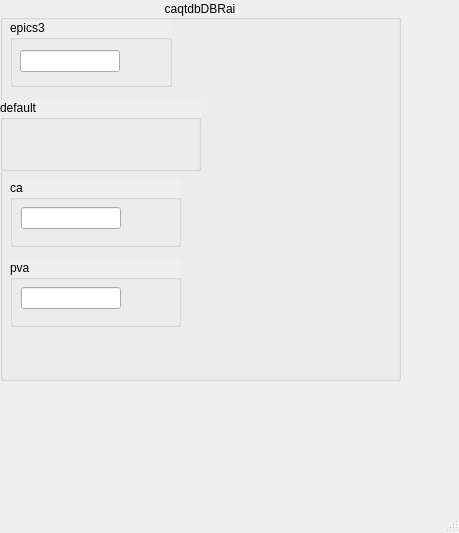
<?xml version="1.0" encoding="UTF-8"?>
<ui version="4.0">
 <class>MainWindow</class>
 <widget class="QMainWindow" name="MainWindow">
  <property name="geometry">
   <rect>
    <x>0</x>
    <y>0</y>
    <width>459</width>
    <height>533</height>
   </rect>
  </property>
  <property name="windowTitle">
   <string>MainWindow</string>
  </property>
  <widget class="QWidget" name="centralwidget">
   <widget class="QGroupBox" name="groupBox_8">
    <property name="geometry">
     <rect>
      <x>0</x>
      <y>0</y>
      <width>401</width>
      <height>381</height>
     </rect>
    </property>
    <property name="autoFillBackground">
     <bool>true</bool>
    </property>
    <property name="title">
     <string>caqtdbDBRai</string>
    </property>
    <property name="alignment">
     <set>Qt::AlignCenter</set>
    </property>
    <widget class="QGroupBox" name="groupBox_12">
     <property name="geometry">
      <rect>
       <x>10</x>
       <y>260</y>
       <width>171</width>
       <height>67</height>
      </rect>
     </property>
     <property name="autoFillBackground">
      <bool>true</bool>
     </property>
     <property name="title">
      <string>pva</string>
     </property>
     <widget class="caTextEntry" name="catextentry_23">
      <property name="geometry">
       <rect>
        <x>11</x>
        <y>27</y>
        <width>100</width>
        <height>22</height>
       </rect>
      </property>
      <property name="channel" stdset="0">
       <string notr="true">pva://caqtdmDBRai</string>
      </property>
     </widget>
    </widget>
    <widget class="QGroupBox" name="groupBox_3">
     <property name="geometry">
      <rect>
       <x>10</x>
       <y>20</y>
       <width>162</width>
       <height>67</height>
      </rect>
     </property>
     <property name="autoFillBackground">
      <bool>true</bool>
     </property>
     <property name="title">
      <string>epics3</string>
     </property>
     <widget class="caTextEntry" name="catextentry_16">
      <property name="geometry">
       <rect>
        <x>10</x>
        <y>30</y>
        <width>100</width>
        <height>22</height>
       </rect>
      </property>
      <property name="channel" stdset="0">
       <string notr="true">epics3://caqtdmDBRai</string>
      </property>
      <property name="colorMode">
       <enum>caLineEdit::Alarm_Default</enum>
      </property>
     </widget>
    </widget>
    <widget class="QGroupBox" name="groupBox_5">
     <property name="geometry">
      <rect>
       <x>0</x>
       <y>100</y>
       <width>201</width>
       <height>71</height>
      </rect>
     </property>
     <property name="autoFillBackground">
      <bool>true</bool>
     </property>
     <property name="title">
      <string>default</string>
     </property>
     <widget class="caSlider" name="caslider_2">
      <property name="geometry">
       <rect>
        <x>10</x>
        <y>30</y>
        <width>150</width>
        <height>20</height>
       </rect>
      </property>
      <property name="channel" stdset="0">
       <string notr="true">caqtdmDBRai</string>
      </property>
      <property name="direction">
       <enum>caSlider::Right</enum>
      </property>
      <property name="colorMode">
       <enum>caSlider::Alarm</enum>
      </property>
     </widget>
    </widget>
    <widget class="QGroupBox" name="groupBox_13">
     <property name="geometry">
      <rect>
       <x>10</x>
       <y>180</y>
       <width>171</width>
       <height>67</height>
      </rect>
     </property>
     <property name="autoFillBackground">
      <bool>true</bool>
     </property>
     <property name="title">
      <string>ca</string>
     </property>
     <widget class="caTextEntry" name="catextentry_24">
      <property name="geometry">
       <rect>
        <x>11</x>
        <y>27</y>
        <width>100</width>
        <height>22</height>
       </rect>
      </property>
      <property name="channel" stdset="0">
       <string notr="true">ca://caqtdmDBRai</string>
      </property>
     </widget>
    </widget>
   </widget>
  </widget>
  <widget class="QMenuBar" name="menubar">
   <property name="geometry">
    <rect>
     <x>0</x>
     <y>0</y>
     <width>459</width>
     <height>19</height>
    </rect>
   </property>
  </widget>
  <widget class="QStatusBar" name="statusbar"/>
 </widget>
 <customwidgets>
  <customwidget>
   <class>caSlider</class>
   <extends>QWidget</extends>
   <header>caSlider</header>
  </customwidget>
  <customwidget>
   <class>caTextEntry</class>
   <extends>caLineEdit</extends>
   <header>caTextEntry</header>
  </customwidget>
  <customwidget>
   <class>caLineEdit</class>
   <extends>QLineEdit</extends>
   <header>caLineEdit</header>
  </customwidget>
 </customwidgets>
 <resources/>
 <connections/>
</ui>
